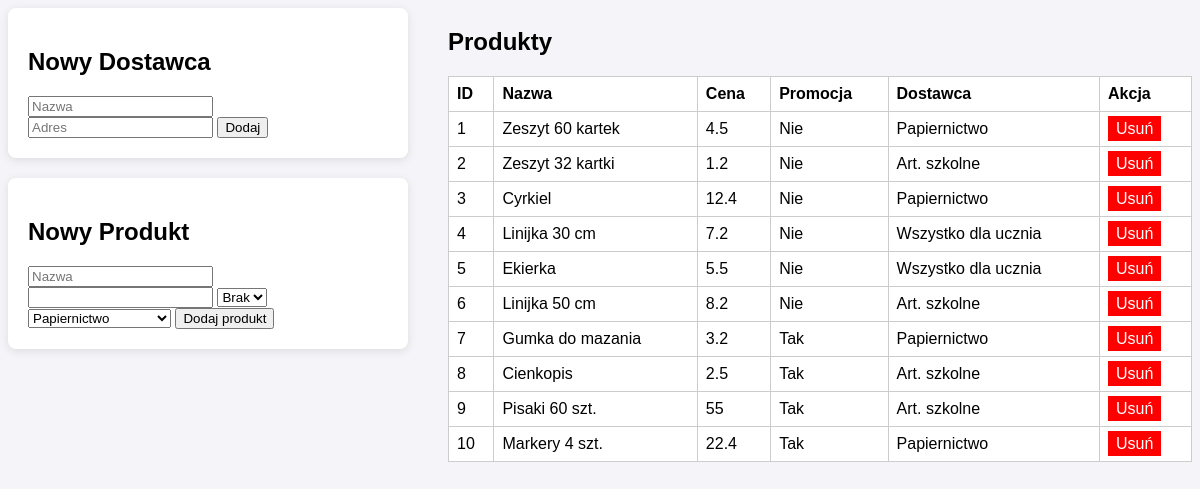
The page /dostawa/dostawa.php on the database its author committed.
### tables this page shows
CREATE TABLE `towary` (
  `id` int(11) NOT NULL,
  `nazwa` varchar(20) NOT NULL,
  `cena` float NOT NULL,
  `promocja` tinyint(1) NOT NULL,
  `idDostawcy` int(11) NOT NULL
);

CREATE TABLE `dostawcy` (
  `id` int(11) NOT NULL,
  `nazwa` varchar(50) NOT NULL,
  `adres` varchar(50) NOT NULL
);

### dostawa/dostawa.php (the view, shortened to what this page needs)
<?php
$idPolaczenia = mysqli_connect("localhost","root","","sklep");
?>
<!DOCTYPE html>
<html lang="pl">
<head>
</head>
<body>
<div class="main">
<div class="left">
<div class="form-container">
<h2>Nowy Dostawca</h2>
<form method="POST">
<input name="nazwaD" placeholder="Nazwa" required>
<input name="adres" placeholder="Adres" required>
<button name="dodajDostawce">Dodaj</button>
</form>
</div>
<div class="form-container">
<h2>Nowy Produkt</h2>
<form method="POST">
<input name="nazwa" placeholder="Nazwa" required>
<input type="number" name="cena" step="0.01" required>
<select name="promocja">
<option value="0">Brak</option>
</select>
<select name="idDostawcy">
<?php
$r = mysqli_query($idPolaczenia,"SELECT id,nazwa FROM dostawcy");
while($w = mysqli_fetch_assoc($r)) {
    echo "<option value='{$w['id']}'>{$w['nazwa']}</option>";
}
?>
</select>
<button name="dodajProdukt">Dodaj produkt</button>
</form>
</div>
</div>
<div class="right">
<h2>Produkty</h2>
<table>
<tr>
<th>ID</th>
<th>Nazwa</th>
<th>Cena</th>
<th>Promocja</th>
<th>Dostawca</th>
<th>Akcja</th>
</tr>
<?php
$r = mysqli_query($idPolaczenia,"
    SELECT t.*, d.nazwa AS dostawca
    FROM towary t
    LEFT JOIN dostawcy d ON t.idDostawcy = d.id
");
while($w = mysqli_fetch_assoc($r)) {
    echo "<tr>
        <td>{$w['id']}</td>
        <td>{$w['nazwa']}</td>
        <td>{$w['cena']}</td>
        <td>".($w['promocja'] ? 'Tak' : 'Nie')."</td>
        <td>{$w['dostawca']}</td>
        <td><a class='btn' href='?usun={$w['id']}'>Usuń</a></td>
    </tr>";
}
?>
</table>
</div>
</div>
</body>
</html>

### dostawa/dostawa.php (style rules this page uses)
body { font-family: Arial; background:#f4f4f9; }
.main { display:flex; gap:40px; align-items:flex-start; }
.left { width:400px; }
.right { flex:1; }
.form-container { background:white; padding:20px; border-radius:8px; box-shadow:0 2px 10px rgba(0,0,0,0.1); margin-bottom:20px; }
table { width:100%; border-collapse:collapse; background:white; }
td, th { border:1px solid #ccc; padding:8px; text-align:left; }
a.btn { color:white; background:red; padding:4px 8px; text-decoration:none; }

### rows shown on the page
towary: id "1", nazwa "Zeszyt 60 kartek", cena "4.5", promocja "Nie", idDostawcy.nazwa "Papiernictwo"
towary: id "2", nazwa "Zeszyt 32 kartki", cena "1.2", promocja "Nie", idDostawcy.nazwa "Art. szkolne"
towary: id "3", nazwa "Cyrkiel", cena "12.4", promocja "Nie", idDostawcy.nazwa "Papiernictwo"
towary: id "4", nazwa "Linijka 30 cm", cena "7.2", promocja "Nie", idDostawcy.nazwa "Wszystko dla ucznia"
towary: id "5", nazwa "Ekierka", cena "5.5", promocja "Nie", idDostawcy.nazwa "Wszystko dla ucznia"
towary: id "6", nazwa "Linijka 50 cm", cena "8.2", promocja "Nie", idDostawcy.nazwa "Art. szkolne"
towary: id "7", nazwa "Gumka do mazania", cena "3.2", promocja "Tak", idDostawcy.nazwa "Papiernictwo"
towary: id "8", nazwa "Cienkopis", cena "2.5", promocja "Tak", idDostawcy.nazwa "Art. szkolne"
towary: id "9", nazwa "Pisaki 60 szt.", cena "55", promocja "Tak", idDostawcy.nazwa "Art. szkolne"
towary: id "10", nazwa "Markery 4 szt.", cena "22.4", promocja "Tak", idDostawcy.nazwa "Papiernictwo"

### other values the page prints
form field idDostawcy "Papiernictwo"
